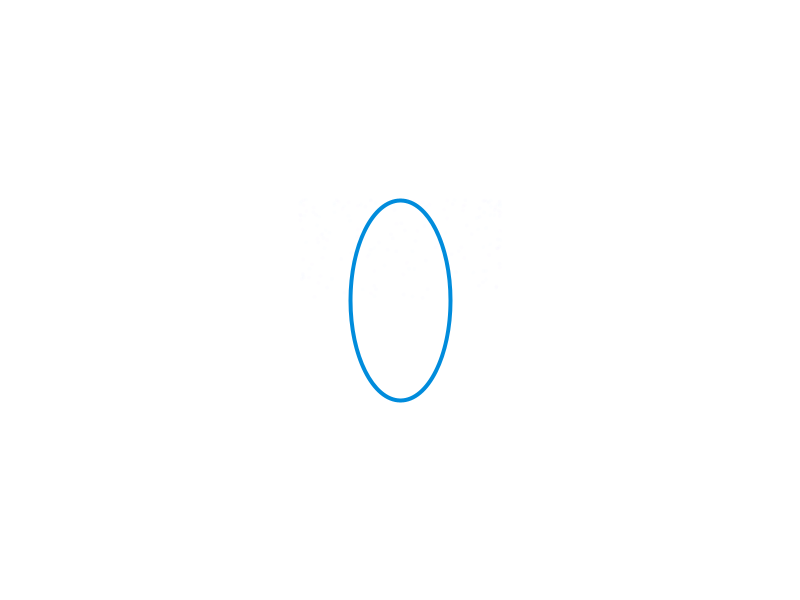
Frame 1 (no input)
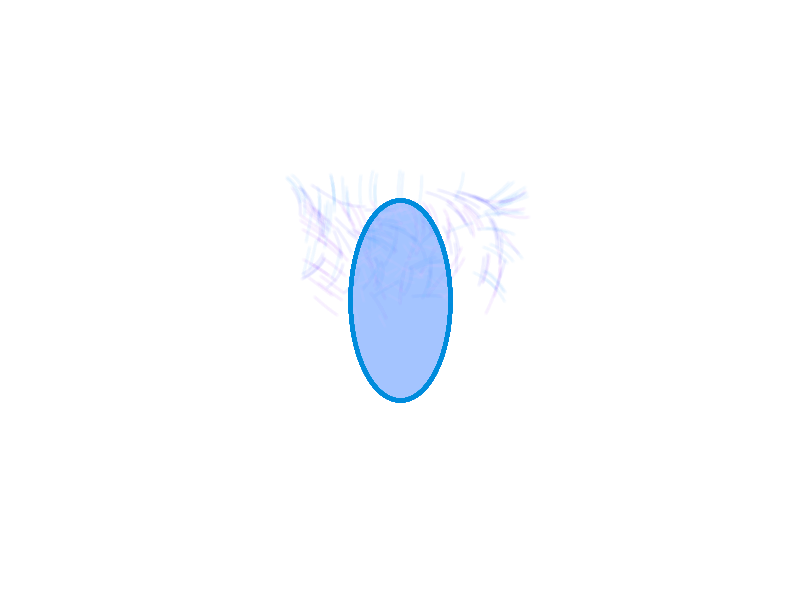
Frame 60 (the mouse pressed at the canvas centre just before this capture)
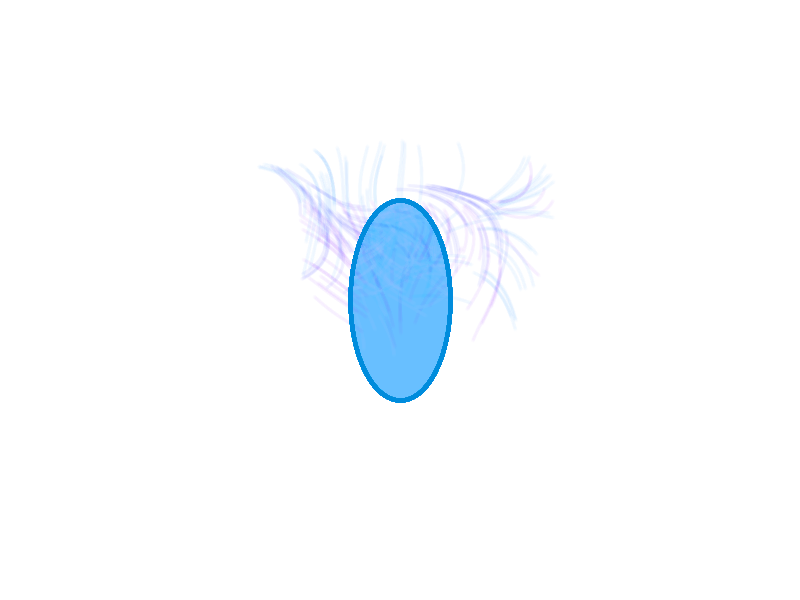
Frame 120 (the mouse held since frame 60 and released just before this capture)

The Processing sketch that drew these frames (run headless with seeded random() and noise(); from frame 60 on, the mouse is pressed at the canvas centre):

// Processing sketch: hair4
// ── hair4.pde
// Tweak of http://www.openprocessing.org/sketch/96117
//
// by Tim McNamara
//  -- http://timmcnamara.co.nz
//  -- @timClicks
//
// changes include
//  -- decreased colour palette
//  -- minimise impact of particle life span
//  -- fiddling with the colorSeperation variable parametes to the noise function
 
int elapsedFrames = 1;
int maxCol=10;
int stepsPerDraw=4;
float offsetX=random(100);
float offsetY=random(100);
float timeVariance = 1;
float colorSeparation = 1.2;
int maxLifeTime = 7;
int numberOfPoints = 600;
int num = 180;
PVector[] anchors = new PVector[num];

float r = 100;

float faceX;
float faceY;
  
ArrayList points = new ArrayList();
  
void setup() {
  smooth();
  size(800, 600);
  background(255);
  
    faceX = -r/2;
    faceY = 0;
  
  for (int i = 0; i < num; i ++){
  anchors[i] = new PVector(cos(radians(i))*r, -sin(radians(i))*r);
  }
  createPoints();
}
  
void draw() {
  
  pushMatrix();
  translate(width/2, height/2);
  strokeWeight(4);
  stroke(0, 140, 220);
  ellipse(0, 0, r, r*2);

    for (int i = 0; i < points.size(); i++) {
      Point localPoint = (Point) points.get(i);
  
      if (localPoint.isDead == true) {
        points.remove(i);
      }
  
      localPoint.update();
      localPoint.draw();
  
      
      


 
    }

    
    
  

  popMatrix();
  
}
 
void keyPressed() {
  if (key == ' ') {
    offsetX=random(10);
    offsetY=random(10);
  
    for (int i = 0; i < points.size(); i++) {
      Point localPoint = (Point) points.get(i);
      localPoint.isDead = true;
    }
    noStroke();
    fill(0);
    rect(0, 0, width, height);
    createPoints();
  }
  if (key == 'r') {
    createPoints();
  }
}


  
void createPoints() {
  for (int i = 0; i < numberOfPoints; i++) {
    PVector pos = new PVector(anchors[int(random(num-1))].x, anchors[int(random(num-1))].y);
    PVector vel = new PVector(0, 0);
    Point punt = new Point(pos, vel, maxLifeTime*0.5+random(maxLifeTime*0.5), (int)random(maxCol));    
    points.add(punt);
  }
}
  
class Point { 
  PVector pos, vel, noiseVec;
  float noiseFloat, lifeTime, age;
  boolean isDead;
  int col;
  
  public Point(PVector _pos, PVector _vel, float _lifeTime, int _col) {
    pos = _pos;
    vel = _vel;
    col = _col;
    lifeTime = _lifeTime;
    age = 0;
    isDead = false;
    noiseVec = new PVector();
    

    
    
  }
  
  void update() {
    noiseFloat = noise(
        offsetX+pos.x * 0.0015,
        offsetY+pos.y * 0.0015,
        col*colorSeparation+cos(elapsedFrames*0.01)*timeVariance);
    noiseVec.x = cos(((noiseFloat -0.3) * TWO_PI) * 5);
    noiseVec.y = sin(((noiseFloat -0.3)* TWO_PI) * 5);
  
    vel.add(noiseVec);
    vel.div(3);
    pos.add(vel);
    
    
    
   
    
    
    
    
  
    if (1.0-(age/lifeTime) == 0) {
      isDead = true;
    }
  
    if (pos.x < -width || pos.x > width || pos.y < -height || pos.y > height) {
      isDead = true;
    }
  
    age++;
    
    
  }
  
  void draw() { 
    //fill(vel.x * 255, vel.y * 255, pos.x * 100 ,20);
    int r, g, b;
    switch(col)
    {
    case 0:
      r=140;
      g=0;
      b=220;
      break;
    case 1:
      r=0;
      g=140;
      b=220;
      break;
 
    case 2:
      r=0;
      g=0;
      b=255;
      break;
    default:
      r=255;
      g=255;
      b=255;
      break;
    }     
    float a = 2;//min(2, age);
    fill(r, g, b, a);
    noStroke();  
    ellipse(pos.x, pos.y, 4, 4);
    

    
    
    
  }
};
